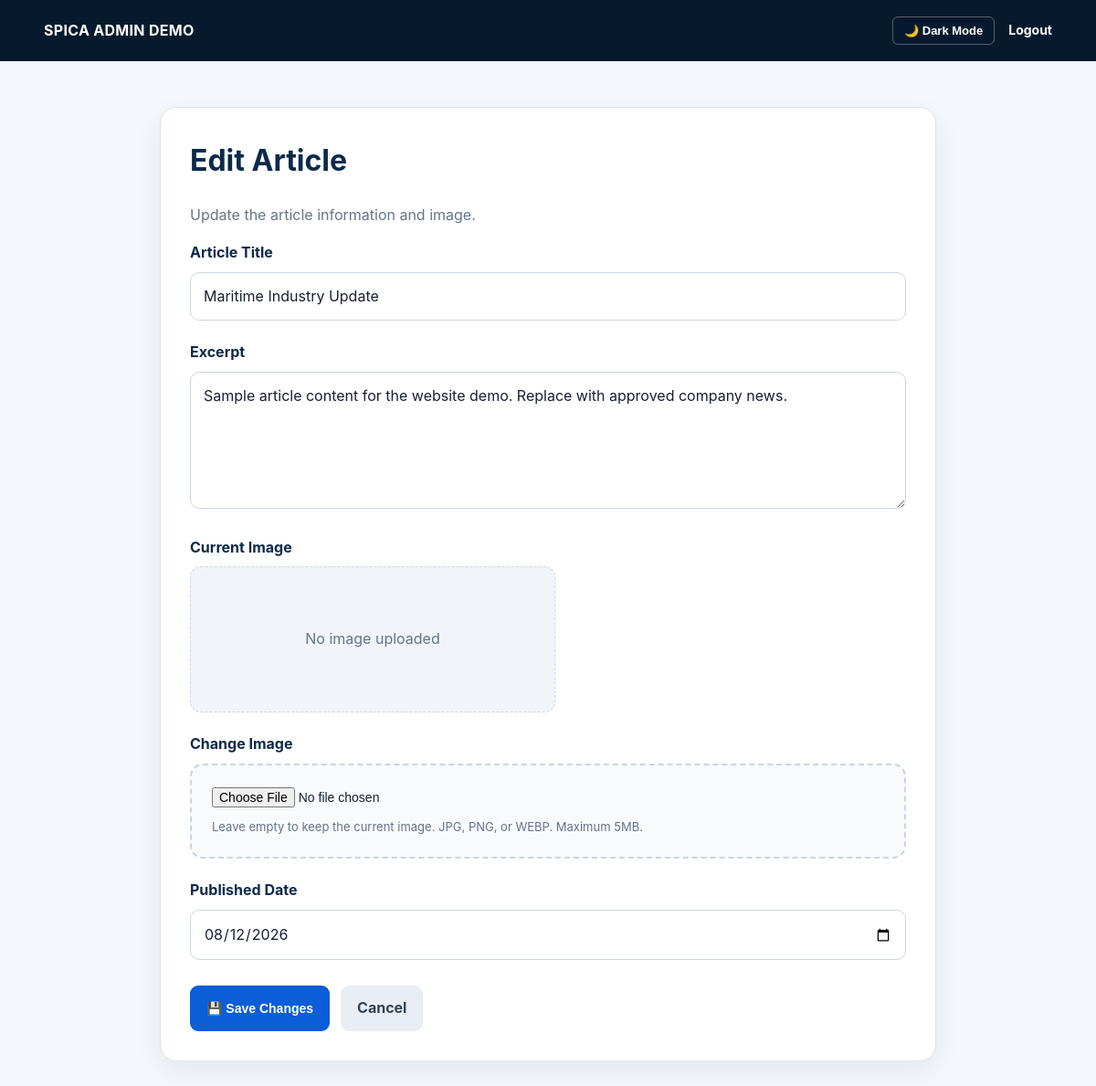
Page /admin/edit_news.php?id=1 (signed in) on the committed database.
### tables this page shows
CREATE TABLE news (
    id INT AUTO_INCREMENT PRIMARY KEY,
    title VARCHAR(180) NOT NULL,
    excerpt TEXT NOT NULL,
    published_at DATE NOT NULL
);

### admin/edit_news.php (the view, shortened to what this page needs)
<?php
require "../config/database.php";
$id = (int) ($_GET["id"] ?? 0);
$stmt = $pdo->prepare("
    SELECT *
    FROM news
    WHERE id = ?
    LIMIT 1
");
$stmt->execute([$id]);
$news = $stmt->fetch();
?>
<!doctype html>
<html lang="en">
<head>
    <link
        rel="stylesheet"
        href="../assets/css/style.css"
    >
</head>
<body class="admin-body">
<div class="admin-nav">
    <div class="container">
        <b>
            SPICA ADMIN DEMO
        </b>
        <div
            style="
                display: flex;
                align-items: center;
                gap: 15px;
            "
        >
            <button
                type="button"
                class="admin-theme-button"
            >
            </button>
            <a
                href="logout.php"
            >
                Logout
            </a>
        </div>
    </div>
</div>
<div class="edit-page">
    <div class="edit-card">
        <h1>
            Edit Article
        </h1>
        <p>
            Update the article information and image.
        </p>
        <form
            method="POST"
            enctype="multipart/form-data"
        >
            <div class="form-group">
                <label for="title">
                    Article Title
                </label>
                <input
                    type="text"
                    id="title"
                    name="title"
                    value="<?= htmlspecialchars(
                        $_POST["title"]
                        ?? $news["title"]
                    ) ?>"
                    maxlength="180"
                    required
                >
            </div>
            <div class="form-group">
                <label for="excerpt">
                    Excerpt
                </label>
                <textarea
                    id="excerpt"
                    name="excerpt"
                    required
                ><?= htmlspecialchars(
                    $_POST["excerpt"]
                    ?? $news["excerpt"]
                ) ?></textarea>
            </div>
            <div class="form-group">
                <label>
                    Current Image
                </label>
                <div class="current-image">
                    <?php if (!empty($news["image"])): ?>
                        <img
                            src="../uploads/news/<?= htmlspecialchars(
                                basename($news["image"])
                            ) ?>"
                            alt="Current article image"
                        >
                    <?php else: ?>
                        <div class="no-image">
                            No image uploaded
                        </div>
                    <?php endif; ?>
                </div>
            </div>
            <div class="form-group">
                <label for="image">
                    Change Image
                </label>
                <div class="image-upload">
                    <input
                        type="file"
                        id="image"
                        name="image"
                        accept=".jpg,.jpeg,.png,.webp,image/jpeg,image/png,image/webp"
                    >
                    <small class="image-help">
                        Leave empty to keep the current image.
                        JPG, PNG, or WEBP. Maximum 5MB.
                    </small>
                </div>
            </div>
            <div class="form-group">
                <label for="published_at">
                    Published Date
                </label>
                <input
                    type="date"
                    id="published_at"
                    name="published_at"
                    value="<?= htmlspecialchars(
                        $_POST["published_at"]
                        ?? $news["published_at"]
                    ) ?>"
                    required
                >
            </div>
            <div class="edit-actions">
                <button
                    type="submit"
                    class="btn btn-primary"
                >
                    💾 Save Changes
                </button>
                <a
                    href="manage_news.php"
                    class="cancel-btn"
                >
                    Cancel
                </a>
            </div>
        </form>
    </div>
</div>
</body>
</html>

### assets/css/style.css (style rules this page uses)
* { box-sizing: border-box; }
:root { --navy: #071a2d; --blue: #0b5ed7; --cyan: #20a4f3; --light: #f4f8fc; --text: #1d2a38; --muted: #6b7785; --white: #fff; --line: #dfe7ef; }
html { scroll-behavior: smooth; }
body { margin: 0; font-family: Inter, Arial, sans-serif; color: var(--text); background: #fff; line-height: 1.6; }
a { text-decoration: none; color: inherit; }
.container { width: min(1120px, 92%); margin: auto; }
.btn { display: inline-block; padding: 12px 18px; border-radius: 10px; font-weight: 700; border: 1px solid transparent; }
.btn-primary { background: #fff; color: #08233b; }
.admin-body { background: #f5f7fa; }
.admin-nav { background: var(--navy); color: #fff; padding: 16px 0; }
.admin-nav .container { display: flex; justify-content: space-between; align-items: center; }

### admin/edit_news.php (style rules this page uses)
:root { --admin-bg: #f4f7fb; --admin-card: #ffffff; --admin-text: #172033; --admin-heading: #0b2a4a; --admin-muted: #64748b; --admin-border: #dbe3ec; --admin-input-border: #cbd5e1; --admin-input-bg: #ffffff; --admin-upload-bg: #f8fafc; --admin-no-image-bg: #f1f5f9; --admin-cancel-bg: #e9eef4; --admin-cancel-text: #334155; --admin-primary: #0b5ed7; }
body.admin-body { background: var(--admin-bg) !important; color: var(--admin-text) !important; transition: background .25s ease, color .25s ease; }
.admin-nav { background: #071a2d; color: #ffffff; padding: 18px 0; }
.admin-nav .container { display: flex; align-items: center; justify-content: space-between; }
.admin-nav b { color: #ffffff; font-size: 16px; letter-spacing: .3px; }
.admin-nav a { color: #ffffff !important; text-decoration: none; font-weight: 700; font-size: 14px; }
.admin-theme-button { border: 1px solid rgba(255, 255, 255, .3); background: transparent; color: #ffffff; padding: 7px 12px; border-radius: 6px; cursor: pointer; font-size: 13px; font-weight: 600; transition: .2s ease; }
.edit-page { width: min(850px, 94%); margin: 50px auto 80px; }
.edit-card { background: var(--admin-card) !important; color: var(--admin-text) !important; border: 1px solid var(--admin-border); border-radius: 18px; padding: 32px; box-shadow: 0 10px 30px rgba(7, 26, 45, .07); transition: background .25s ease, border-color .25s ease, color .25s ease; }
.edit-card h1 { margin-top: 0; color: var(--admin-heading) !important; }
.edit-card > p { color: var(--admin-muted) !important; }
.form-group { margin-bottom: 22px; }
.form-group label { display: block; margin-bottom: 8px; font-weight: 700; color: var(--admin-heading) !important; }
.form-group input[type="text"], .form-group input[type="date"], .form-group textarea { width: 100%; box-sizing: border-box; padding: 13px 14px; border: 1px solid var(--admin-input-border); border-radius: 10px; font: inherit; background: var(--admin-input-bg) !important; color: var(--admin-text) !important; transition: background .25s ease, color .25s ease, border-color .25s ease; }
.form-group textarea { min-height: 150px; resize: vertical; }
.form-group input::placeholder, .form-group textarea::placeholder { color: var(--admin-muted); }
.current-image { margin-bottom: 15px; }
.no-image { width: 100%; max-width: 400px; height: 160px; display: flex; align-items: center; justify-content: center; background: var(--admin-no-image-bg); color: var(--admin-muted); border-radius: 12px; border: 1px dashed var(--admin-input-border); }
.image-upload { border: 2px dashed var(--admin-input-border); border-radius: 14px; padding: 22px; background: var(--admin-upload-bg) !important; transition: background .25s ease, border-color .25s ease; }
.image-upload input[type="file"] { width: 100%; font-size: 14px; color: var(--admin-text); }
.image-help { display: block; margin-top: 10px; color: var(--admin-muted) !important; font-size: 13px; }
.edit-actions { display: flex; gap: 12px; margin-top: 28px; }
.btn { border: none; cursor: pointer; display: inline-flex; align-items: center; justify-content: center; padding: 12px 18px; border-radius: 9px; font-weight: 700; text-decoration: none; font-size: 14px; }
.btn-primary { background: #0b5ed7 !important; color: #ffffff !important; }
.cancel-btn { display: inline-flex; align-items: center; justify-content: center; padding: 12px 18px; border-radius: 9px; background: var(--admin-cancel-bg) !important; color: var(--admin-cancel-text) !important; text-decoration: none; font-weight: 700; transition: .2s ease; }

### rows in the picture
news: title "Maritime Industry Update", excerpt "Sample article content for the website demo. Replace with approved company news.", published_at "08/12/2026"
